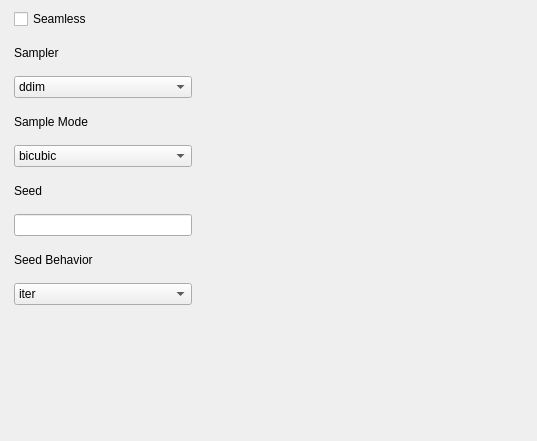
<?xml version="1.0" encoding="UTF-8"?>
<ui version="4.0">
 <class>Sampler</class>
 <widget class="QWidget" name="Sampler">
  <property name="geometry">
   <rect>
    <x>0</x>
    <y>0</y>
    <width>537</width>
    <height>441</height>
   </rect>
  </property>
  <property name="windowTitle">
   <string>Sampler</string>
  </property>
  <widget class="QWidget" name="layoutWidget">
   <property name="geometry">
    <rect>
     <x>9</x>
     <y>9</y>
     <width>188</width>
     <height>296</height>
    </rect>
   </property>
   <layout class="QGridLayout" name="gridLayout">
    <property name="leftMargin">
     <number>5</number>
    </property>
    <property name="rightMargin">
     <number>5</number>
    </property>
    <item row="6" column="0">
     <widget class="QLineEdit" name="lineEdit"/>
    </item>
    <item row="5" column="0">
     <widget class="QLabel" name="label_5">
      <property name="text">
       <string>Seed</string>
      </property>
     </widget>
    </item>
    <item row="7" column="0">
     <widget class="QLabel" name="label_6">
      <property name="text">
       <string>Seed Behavior</string>
      </property>
     </widget>
    </item>
    <item row="1" column="0">
     <widget class="QLabel" name="label_3">
      <property name="text">
       <string>Sampler</string>
      </property>
     </widget>
    </item>
    <item row="4" column="0">
     <widget class="QComboBox" name="comboBox_2">
      <item>
       <property name="text">
        <string>bicubic</string>
       </property>
      </item>
      <item>
       <property name="text">
        <string>bilinear</string>
       </property>
      </item>
      <item>
       <property name="text">
        <string>nearest</string>
       </property>
      </item>
     </widget>
    </item>
    <item row="2" column="0">
     <widget class="QComboBox" name="comboBox">
      <item>
       <property name="text">
        <string>ddim</string>
       </property>
      </item>
      <item>
       <property name="text">
        <string>plms</string>
       </property>
      </item>
      <item>
       <property name="text">
        <string>klms</string>
       </property>
      </item>
      <item>
       <property name="text">
        <string>dpm2</string>
       </property>
      </item>
      <item>
       <property name="text">
        <string>dpm2_ancestral</string>
       </property>
      </item>
      <item>
       <property name="text">
        <string>heun</string>
       </property>
      </item>
      <item>
       <property name="text">
        <string>euler</string>
       </property>
      </item>
      <item>
       <property name="text">
        <string>euler_ancestral</string>
       </property>
      </item>
     </widget>
    </item>
    <item row="8" column="0">
     <widget class="QComboBox" name="comboBox_3">
      <item>
       <property name="text">
        <string>iter</string>
       </property>
      </item>
      <item>
       <property name="text">
        <string>fixed</string>
       </property>
      </item>
      <item>
       <property name="text">
        <string>random</string>
       </property>
      </item>
     </widget>
    </item>
    <item row="3" column="0">
     <widget class="QLabel" name="label_4">
      <property name="text">
       <string>Sample Mode</string>
      </property>
     </widget>
    </item>
    <item row="0" column="0">
     <widget class="QCheckBox" name="seamless">
      <property name="text">
       <string>Seamless</string>
      </property>
     </widget>
    </item>
   </layout>
  </widget>
 </widget>
 <resources/>
 <connections/>
</ui>
